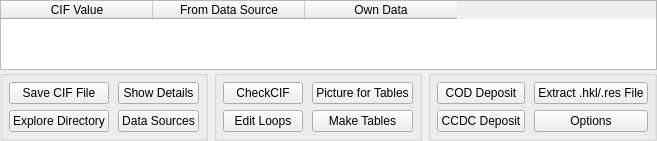
          <widget class="QWidget" name="page_MainTable">
           <layout class="QVBoxLayout" name="verticalLayout">
            <property name="spacing">
             <number>0</number>
            </property>
            <property name="leftMargin">
             <number>0</number>
            </property>
            <property name="topMargin">
             <number>0</number>
            </property>
            <property name="rightMargin">
             <number>0</number>
            </property>
            <property name="bottomMargin">
             <number>0</number>
            </property>
            <item>
             <widget class="MyCifTable" name="cif_main_table">
              <property name="sizeAdjustPolicy">
               <enum>QAbstractScrollArea::AdjustToContents</enum>
              </property>
              <property name="autoScroll">
               <bool>false</bool>
              </property>
              <property name="editTriggers">
               <set>QAbstractItemView::AllEditTriggers</set>
              </property>
              <property name="selectionBehavior">
               <enum>QAbstractItemView::SelectRows</enum>
              </property>
              <property name="verticalScrollMode">
               <enum>QAbstractItemView::ScrollPerPixel</enum>
              </property>
              <property name="horizontalScrollMode">
               <enum>QAbstractItemView::ScrollPerPixel</enum>
              </property>
              <property name="showGrid">
               <bool>true</bool>
              </property>
              <property name="gridStyle">
               <enum>Qt::SolidLine</enum>
              </property>
              <property name="sortingEnabled">
               <bool>false</bool>
              </property>
              <property name="wordWrap">
               <bool>true</bool>
              </property>
              <property name="cornerButtonEnabled">
               <bool>false</bool>
              </property>
              <property name="columnCount">
               <number>3</number>
              </property>
              <attribute name="horizontalHeaderMinimumSectionSize">
               <number>80</number>
              </attribute>
              <attribute name="horizontalHeaderDefaultSectionSize">
               <number>152</number>
              </attribute>
              <attribute name="horizontalHeaderHighlightSections">
               <bool>false</bool>
              </attribute>
              <attribute name="verticalHeaderMinimumSectionSize">
               <number>20</number>
              </attribute>
              <attribute name="verticalHeaderDefaultSectionSize">
               <number>25</number>
              </attribute>
              <attribute name="verticalHeaderHighlightSections">
               <bool>true</bool>
              </attribute>
              <column>
               <property name="text">
                <string>CIF Value</string>
               </property>
              </column>
              <column>
               <property name="text">
                <string>From Data Source</string>
               </property>
              </column>
              <column>
               <property name="text">
                <string>Own Data</string>
               </property>
              </column>
             </widget>
            </item>
            <item>
             <layout class="QHBoxLayout" name="ButtonsHorizontalLayout">
              <property name="spacing">
               <number>6</number>
              </property>
              <item>
               <widget class="QGroupBox" name="groupBox">
                <property name="title">
                 <string/>
                </property>
                <layout class="QGridLayout" name="gridLayout_7">
                 <property name="leftMargin">
                  <number>6</number>
                 </property>
                 <property name="topMargin">
                  <number>6</number>
                 </property>
                 <property name="rightMargin">
                  <number>6</number>
                 </property>
                 <property name="bottomMargin">
                  <number>6</number>
                 </property>
                 <property name="horizontalSpacing">
                  <number>9</number>
                 </property>
                 <property name="verticalSpacing">
                  <number>6</number>
                 </property>
                 <item row="0" column="0">
                  <widget class="QPushButton" name="SaveCifButton">
                   <property name="toolTip">
                    <string>Saves the CIF file to name-finalcif.cif</string>
                   </property>
                   <property name="text">
                    <string>Save CIF File</string>
                   </property>
                  </widget>
                 </item>
                 <item row="1" column="0">
                  <widget class="QPushButton" name="ExploreDirButton">
                   <property name="toolTip">
                    <string>Saves the CIF file to name-finalcif.cif</string>
                   </property>
                   <property name="text">
                    <string>Explore Directory</string>
                   </property>
                  </widget>
                 </item>
                 <item row="0" column="1">
                  <widget class="QPushButton" name="DetailsPushButton">
                   <property name="text">
                    <string>Show Details</string>
                   </property>
                  </widget>
                 </item>
                 <item row="1" column="1">
                  <widget class="QPushButton" name="SourcesPushButton">
                   <property name="text">
                    <string>Data Sources</string>
                   </property>
                  </widget>
                 </item>
                </layout>
               </widget>
              </item>
              <item>
               <widget class="QGroupBox" name="groupBox_checkcif">
                <property name="title">
                 <string/>
                </property>
                <layout class="QGridLayout" name="gridLayout_15">
                 <property name="leftMargin">
                  <number>6</number>
                 </property>
                 <property name="topMargin">
                  <number>6</number>
                 </property>
                 <property name="rightMargin">
                  <number>6</number>
                 </property>
                 <property name="bottomMargin">
                  <number>6</number>
                 </property>
                 <property name="horizontalSpacing">
                  <number>9</number>
                 </property>
                 <property name="verticalSpacing">
                  <number>6</number>
                 </property>
                 <item row="1" column="0">
                  <widget class="QPushButton" name="LoopsPushButton">
                   <property name="text">
                    <string>Edit Loops</string>
                   </property>
                  </widget>
                 </item>
                 <item row="0" column="1">
                  <widget class="QPushButton" name="ReportPicPushButton">
                   <property name="text">
                    <string>Picture for Tables</string>
                   </property>
                  </widget>
                 </item>
                 <item row="1" column="1">
                  <widget class="QPushButton" name="SaveFullReportButton">
                   <property name="text">
                    <string>Make Tables</string>
                   </property>
                  </widget>
                 </item>
                 <item row="0" column="0">
                  <widget class="QPushButton" name="CheckcifStartButton">
                   <property name="text">
                    <string>CheckCIF</string>
                   </property>
                  </widget>
                 </item>
                </layout>
               </widget>
              </item>
              <item>
               <widget class="QGroupBox" name="groupBox_tables">
                <property name="title">
                 <string/>
                </property>
                <layout class="QGridLayout" name="gridLayout">
                 <property name="leftMargin">
                  <number>6</number>
                 </property>
                 <property name="topMargin">
                  <number>6</number>
                 </property>
                 <property name="rightMargin">
                  <number>6</number>
                 </property>
                 <property name="bottomMargin">
                  <number>6</number>
                 </property>
                 <property name="horizontalSpacing">
                  <number>9</number>
                 </property>
                 <property name="verticalSpacing">
                  <number>6</number>
                 </property>
                 <item row="0" column="0">
                  <widget class="QPushButton" name="CODpushButton">
                   <property name="text">
                    <string>COD Deposit</string>
                   </property>
                  </widget>
                 </item>
                 <item row="0" column="1">
                  <widget class="QPushButton" name="ShredCifButton">
                   <property name="text">
                    <string>Extract .hkl/.res File</string>
                   </property>
                  </widget>
                 </item>
                 <item row="1" column="0">
                  <widget class="QPushButton" name="CCDCpushButton">
                   <property name="text">
                    <string>CCDC Deposit</string>
                   </property>
                  </widget>
                 </item>
                 <item row="1" column="1">
                  <widget class="QPushButton" name="OptionsPushButton">
                   <property name="text">
                    <string>Options</string>
                   </property>
                  </widget>
                 </item>
                </layout>
               </widget>
              </item>
             </layout>
            </item>
           </layout>
          </widget>
